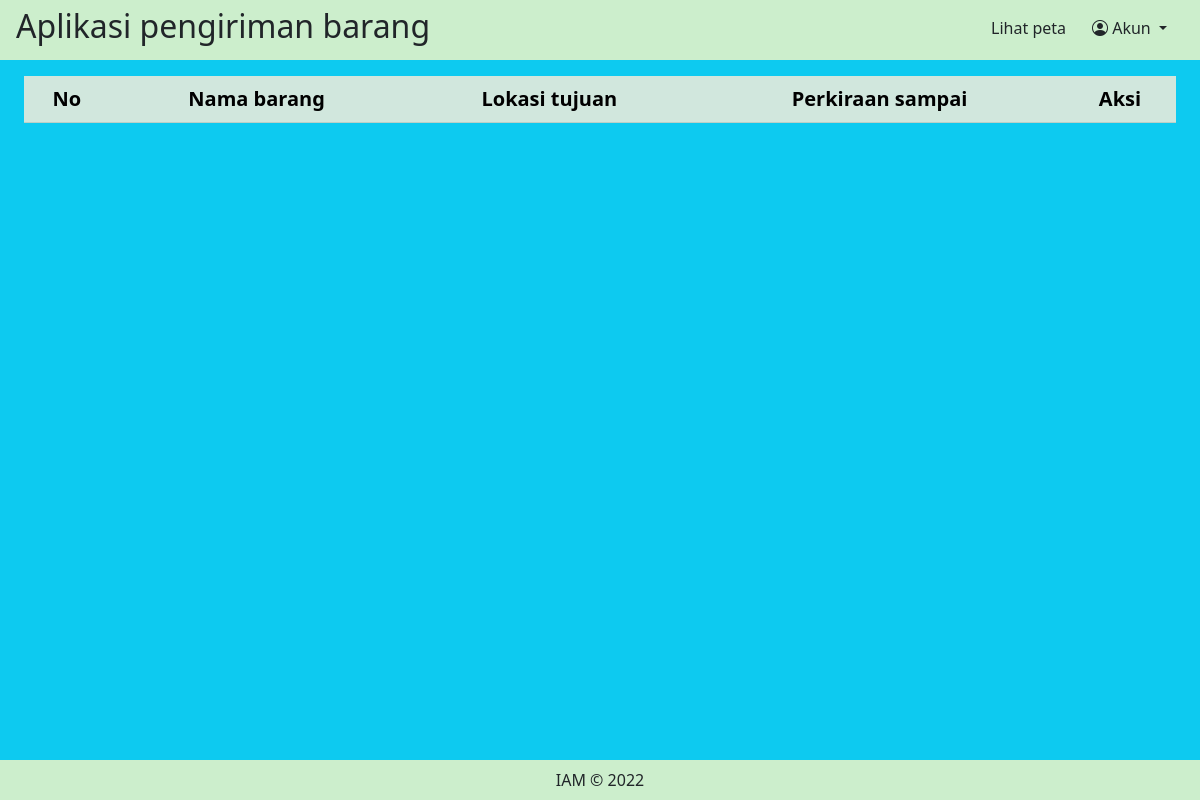
The page /items_list.php (signed in) on the database as committed earlier.
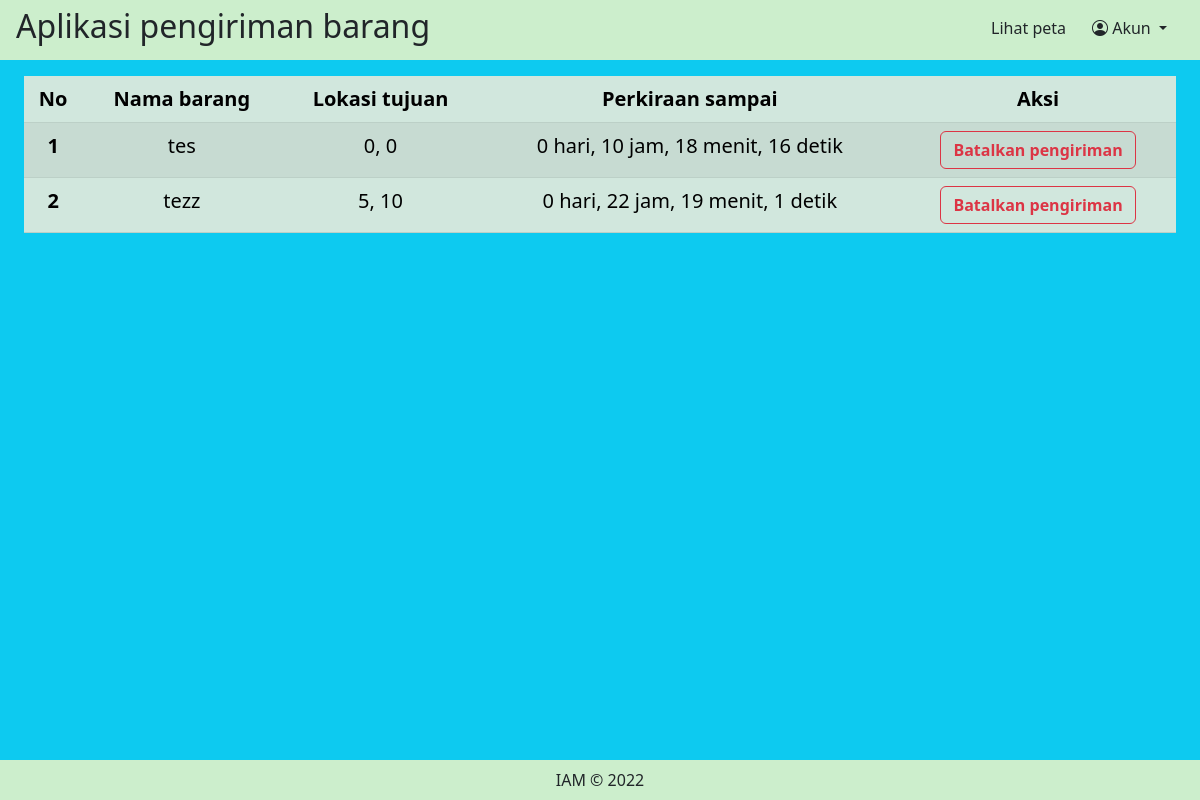
The same page on the database as committed later.
### tables this page shows
CREATE TABLE `items` (
  `id` int(6) NOT NULL,
  `user_id` int(6) NOT NULL,
  `name` varchar(150) NOT NULL,
  `lat` varchar(50) NOT NULL,
  `lng` varchar(50) NOT NULL,
  `arrival` int(11) NOT NULL
);

### items_list.php (the view, shortened to what this page needs)
<?php
require_once 'config.php';
$query = "SELECT * FROM items";
if ($_SESSION['role'] !== 'admin') {
  $query .= " WHERE user_id = $_SESSION[user_id]";
}
$result = $conn->query($query);
$items = [];
while($item = $result->fetch_object()){
  $remain_time = $item->arrival - time();
  if($remain_time > 0){
    $day = (int)($remain_time / DAY_IN_SEC);
    $remain_time -= ($day * DAY_IN_SEC);
    $hour = (int)($remain_time / HOUR_IN_SEC);
    $remain_time -= ($hour * HOUR_IN_SEC);
    $minute = (int)($remain_time / MINUTE_IN_SEC);
    $second = (int)($remain_time - ($minute * MINUTE_IN_SEC));
    $item->arrival = [
      'day' => $day,
      'hour' => $hour,
      'minute' => $minute,
      'second' => $second,
    ];
  } else {
    $item->arrival = false;
  }
  $items[] = $item;
}
?>
<!DOCTYPE html>
<html>
<head>
  <link href="https://cdn.jsdelivr.net/npm/bootstrap@5.2.3/dist/css/bootstrap.min.css" rel="stylesheet" />
  <link rel="stylesheet" href="https://cdn.jsdelivr.net/npm/bootstrap-icons@1.10.2/font/bootstrap-icons.css" />
	<link rel="stylesheet" type="text/css" href="style.css" />
</head>
<body class="d-grid text-center">
<header class="d-flex justify-content-between align-items-center px-3">
  <h2>Aplikasi pengiriman barang</h2>
  <div>
    <ul class="d-flex align-items-center pt-2 pe-1">
      <li>
        <a type="button" class="btn" href="index.php">
          Lihat peta
        </a>
      </li>
      <li>
        <div class="dropdown">
          <button class="btn dropdown-toggle" type="button" data-bs-toggle="dropdown">
            <i class="bi bi-person-circle"></i>
            Akun
          </button>
        </div>
      </li>
    </ul>
  </div>
</header>
<main class="bg-info d-flex justify-content-center align-items-start px-4 pt-3 fs-5">
  <table class="table table-striped table-success">
    <thead>
      <tr>
        <th>No</th>
        <th>Nama barang</th>
        <th>Lokasi tujuan</th>
        <th>Perkiraan sampai</th>
        <th>Aksi</th>
      </tr>
    </thead>
    <tbody>
    <?php $no = 1 ?>
    <?php foreach($items as $item): ?>
      <tr>
        <th><?= $no++ ?></th>
        <td><?= $item->name ?></td>
        <td><?= $item->lat ?>, <?= $item->lng ?></td>
        <td><?= "
          {$item->arrival['day']} hari,
          {$item->arrival['hour']} jam,
          {$item->arrival['minute']} menit,
          {$item->arrival['second']} detik
        " ?></td>
        <td>
          <a class="btn btn-outline-danger" href="delete_item.php?id=<?= $item->id ?>&redirect=items_list" onclick="return confirm('Yakin ingin membatalkan?')"><b>Batalkan pengiriman</b></a>
        </td>
      </tr>
    <?php endforeach ?>
    </tbody>
  </table>
</main>
<footer class="">
  <p>IAM &copy; 2022</p>
</footer>
</body>
</html>

### style.css (style rules this page uses)
html, body { height: 100%; }
body { --header-height: 60px; --footer-height: 40px; grid-template-rows: var(--header-height) auto var(--footer-height); }
ul { list-style: none; }
header, footer { background: #cec; }
header { line-height: var(--header-height); }
button { background: none; border-radius: 4px; padding: .4em; font-size: 1.3em; cursor: pointer; background: #ddf; }
footer { line-height: var(--footer-height); }

Rows that differ between the two databases and show on the page:
added items: name "tes", lat "0", lng "0", arrival "0", arrival "10", arrival "18", arrival "16"
added items: name "tezz", lat "5", lng "10", arrival "0", arrival "22", arrival "19", arrival "1"
